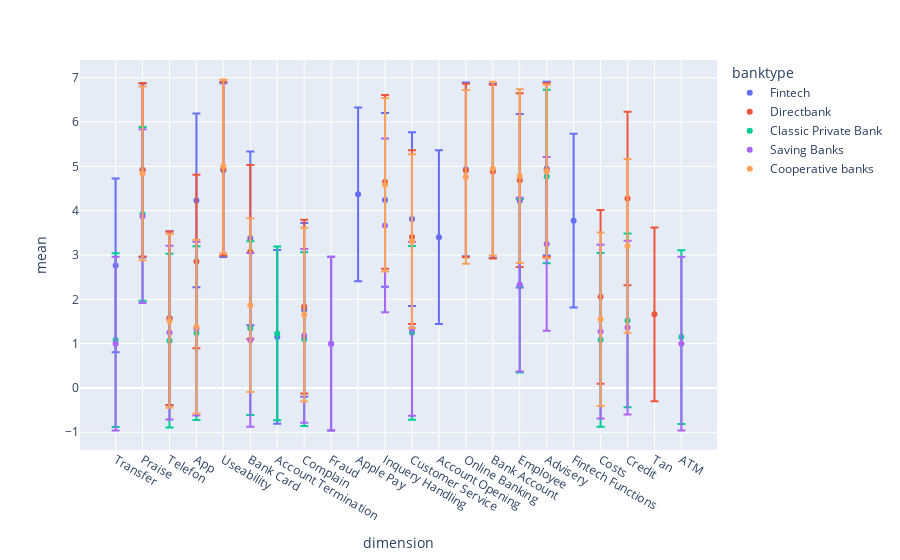

Here is the notebook cell this chart was saved with:
### Code cell
proportions_chart = px.scatter(relevant_proportions_bydimension, x="dimension", y="mean", color="banktype",error_y="error mean")
proportions_chart.show()

### Figure 1 — Plotly figure (JSON) as saved in the notebook; plotly's stock layout.template omitted (floating-point values rounded to 4 significant figures)
{"data": [{"error_y": {"array": [1.96, 1.96, 1.96, 1.96, 1.96, 1.96, 1.96, 1.96, 1.96, 1.96, 1.96, 1.96, 1.96, 1.96, 1.96, 1.96, 1.96, 1.96]}, "hovertemplate": "banktype=Fintech<br>dimension=%{x}<br>mean=%{y}<extra></extra>", "legendgroup": "Fintech", "marker": {"color": "#636efa", "symbol": "circle"}, "mode": "markers", "name": "Fintech", "orientation": "v", "showlegend": true, "type": "scatter", "x": ["Transfer", "Praise", "Telefon", "App", "Useability", "Bank Card", "Account Termination", "Complain", "Fraud", "Apple Pay", "Inquery Handling", "Customer Service", "Account Opening", "Online Banking", "Bank Account", "Employee", "Advisery", "Fintech Functions"], "xaxis": "x", "y": [2.766, 4.911, 1.575, 4.232, 4.913, 3.376, 1.151, 1.764, 1, 4.369, 4.244, 3.81, 3.402, 4.933, 4.899, 4.224, 4.947, 3.775], "yaxis": "y"}, {"error_y": {"array": [1.96, 1.96, 1.96, 1.96, 1.96, 1.96, 1.96, 1.96, 1.96, 1.96, 1.96, 1.96, 1.96, 1.96, 1.96]}, "hovertemplate": "banktype=Directbank<br>dimension=%{x}<br>mean=%{y}<extra></extra>", "legendgroup": "Directbank", "marker": {"color": "#EF553B", "symbol": "circle"}, "mode": "markers", "name": "Directbank", "orientation": "v", "showlegend": true, "type": "scatter", "x": ["Praise", "Telefon", "App", "Useability", "Bank Card", "Complain", "Inquery Handling", "Customer Service", "Online Banking", "Bank Account", "Employee", "Costs", "Advisery", "Credit", "Tan"], "xaxis": "x", "y": [4.923, 1.572, 2.854, 4.948, 3.071, 1.835, 4.65, 3.405, 4.907, 4.884, 4.689, 2.057, 4.916, 4.275, 1.662], "yaxis": "y"}, {"error_y": {"array": [1.96, 1.96, 1.96, 1.96, 1.96, 1.96, 1.96, 1.96, 1.96, 1.96, 1.96, 1.96, 1.96]}, "hovertemplate": "banktype=Classic Private Bank<br>dimension=%{x}<br>mean=%{y}<extra></extra>", "legendgroup": "Classic Private Bank", "marker": {"color": "#00cc96", "symbol": "circle"}, "mode": "markers", "name": "Classic Private Bank", "orientation": "v", "showlegend": true, "type": "scatter", "x": ["Transfer", "Praise", "Telefon", "App", "Bank Card", "Account Termination", "Complain", "Customer Service", "Employee", "Costs", "Advisery", "Credit", "ATM"], "xaxis": "x", "y": [1.082, 3.926, 1.066, 1.238, 1.348, 1.231, 1.1, 1.243, 2.306, 1.085, 4.771, 1.523, 1.147], "yaxis": "y"}, {"error_y": {"array": [1.96, 1.96, 1.96, 1.96, 1.96, 1.96, 1.96, 1.96, 1.96, 1.96, 1.96, 1.96, 1.96, 1.96]}, "hovertemplate": "banktype=Saving Banks<br>dimension=%{x}<br>mean=%{y}<extra></extra>", "legendgroup": "Saving Banks", "marker": {"color": "#ab63fa", "symbol": "circle"}, "mode": "markers", "name": "Saving Banks", "orientation": "v", "showlegend": true, "type": "scatter", "x": ["Transfer", "Praise", "Telefon", "App", "Bank Card", "Complain", "Fraud", "Inquery Handling", "Customer Service", "Employee", "Costs", "Advisery", "Credit", "ATM"], "xaxis": "x", "y": [1, 3.875, 1.25, 1.341, 1.083, 1.176, 1, 3.667, 1.333, 2.333, 1.273, 3.25, 1.364, 1], "yaxis": "y"}, {"error_y": {"array": [1.96, 1.96, 1.96, 1.96, 1.96, 1.96, 1.96, 1.96, 1.96, 1.96, 1.96, 1.96, 1.96, 1.96]}, "hovertemplate": "banktype=Cooperative banks<br>dimension=%{x}<br>mean=%{y}<extra></extra>", "legendgroup": "Cooperative banks", "marker": {"color": "#FFA15A", "symbol": "circle"}, "mode": "markers", "name": "Cooperative banks", "orientation": "v", "showlegend": true, "type": "scatter", "x": ["Praise", "Telefon", "App", "Useability", "Bank Card", "Complain", "Inquery Handling", "Customer Service", "Online Banking", "Bank Account", "Employee", "Costs", "Advisery", "Credit"], "xaxis": "x", "y": [4.84, 1.513, 1.384, 5, 1.868, 1.654, 4.585, 3.312, 4.763, 4.947, 4.782, 1.55, 4.887, 3.204], "yaxis": "y"}], "layout": {"legend": {"title": {"text": "banktype"}, "tracegroupgap": 0}, "margin": {"t": 60}, "xaxis": {"anchor": "y", "domain": [0, 1], "title": {"text": "dimension"}}, "yaxis": {"anchor": "x", "domain": [0, 1], "title": {"text": "mean"}}}}
